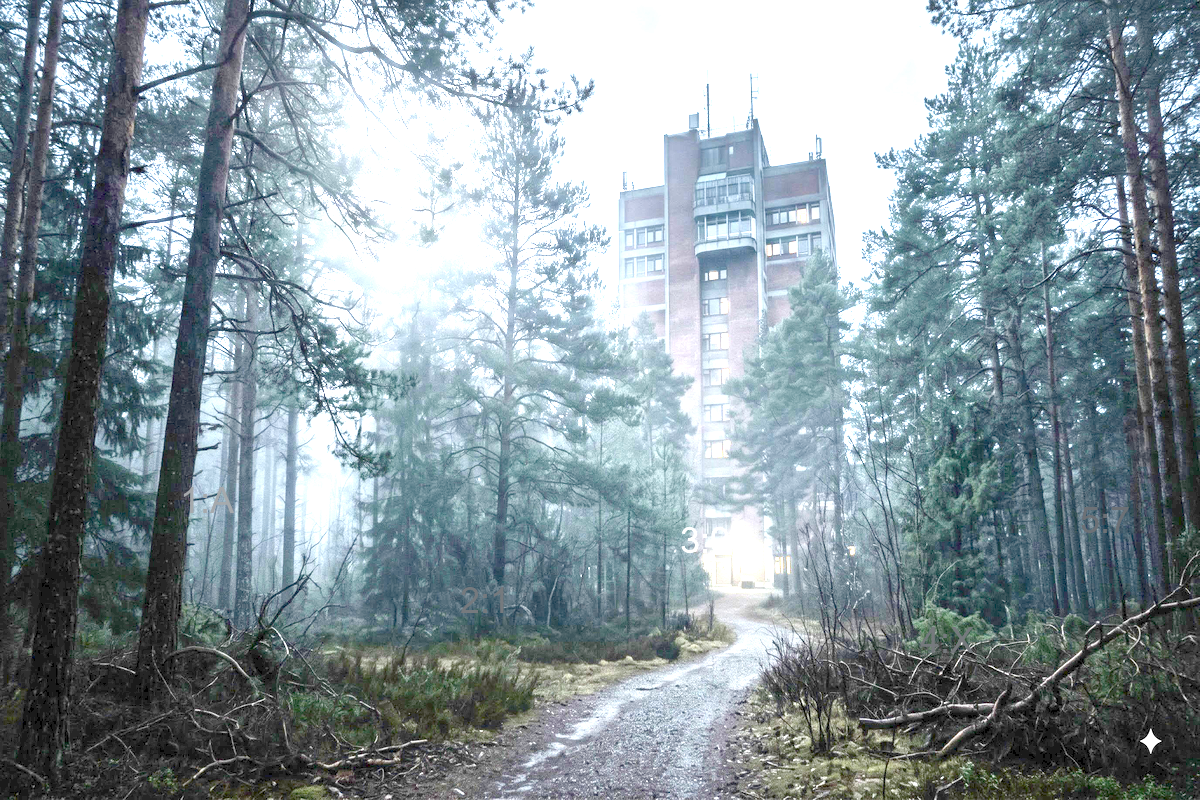
#> input picture scratch_stretched.png, 1200 x 800 px
$ python embed_custom_trailer_image.py --input ../scratch_stretched.png
#> lines starting #> are read from the running program, lines starting #| are printed output that depends on the picture
"""
EMBED CUSTOM TRAILER IMAGE TOOL
Use this script to embed any Google Flow, Midjourney, or camera photo with forensic coordinate tags for Level 1!

Usage:
  python content-pipeline/embed_custom_trailer_image.py --input path/to/image.png --code M47H9
"""

import argparse
import os
import numpy as np
from PIL import Image, ImageDraw, ImageFont

def embed_image(input_img_path, output_img_path, code):
#> called with input_img_path = '../scratch_stretched.png', code = 'M47H9'
    if not os.path.exists(input_img_path):
        print(f"[-] Input file not found: {input_img_path}")
        return

    img = Image.open(input_img_path).convert("RGB")
#> img is the input picture: PIL image 1200x800 RGB; mean R, G, B 137.3, 152.8, 159.3
    width, height = img.size
#> width = 1200; height = 800

    draw = ImageDraw.Draw(img)
    try:
        font = ImageFont.truetype("arial.ttf", max(20, int(width / 50)))
    except:
        font = ImageFont.load_default()

    # Disperse character positions across the image
    positions = [
        (int(width * 0.25), int(height * 0.35)),
        (int(width * 0.45), int(height * 0.55)),
        (int(width * 0.65), int(height * 0.30)),
        (int(width * 0.78), int(height * 0.22)),
        (int(width * 0.85), int(height * 0.75)),
    ]

    for i, ch in enumerate(code[:len(positions)]):
        pos = positions[i]
        tag_text = f"{i+1}: {ch}"
        # Dark tag outline
        draw.rectangle([(pos[0] - 6, pos[1] - 4), (pos[0] + 70, pos[1] + 35)], fill=(12, 14, 18), outline=(42, 45, 50), width=1)
        draw.text(pos, tag_text, fill=(40, 45, 50), font=font)

    # Compress dynamic range down to low darkness [8, 34]
    arr = np.array(img, dtype=np.float32)
    min_v, max_v = arr.min(), arr.max()
#> min_v = 0; max_v = 255
    arr = 8.0 + (arr - min_v) / (max_v - min_v + 1e-5) * (34.0 - 8.0)
    arr = np.clip(arr, 0, 255).astype(np.uint8)
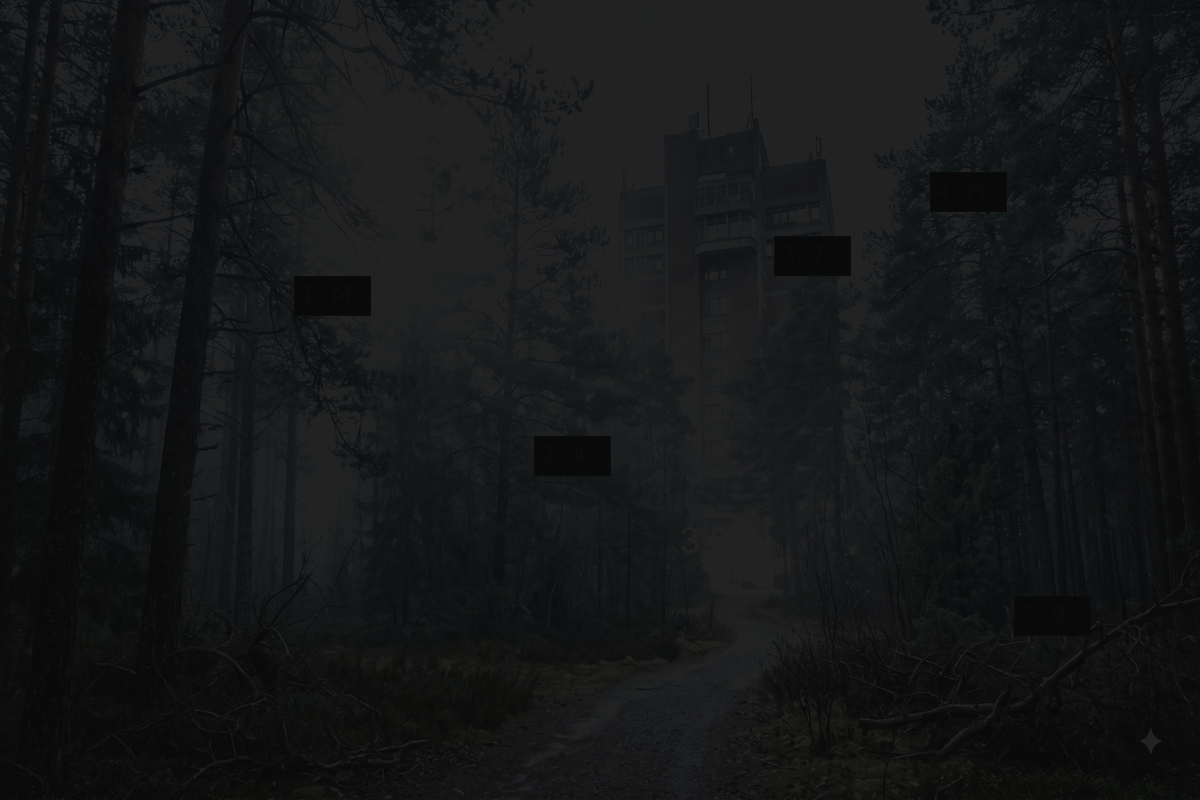
#> arr: shape (800, 1200, 3); mean R, G, B 21.3, 22.9, 23.5

    final_img = Image.fromarray(arr)
    final_img.save(output_img_path, "PNG")
    print(f"[+] Successfully embedded code '{code}' into: {output_img_path}")

if __name__ == "__main__":
    parser = argparse.ArgumentParser()
    parser.add_argument("--input", default="apps/trailer/public/evidence/trailer_surveillance.png")
    parser.add_argument("--output", default="apps/trailer/public/evidence/trailer_surveillance.png")
    parser.add_argument("--code", default="M47H9")
    args = parser.parse_args()

    embed_image(args.input, args.output, args.code)
